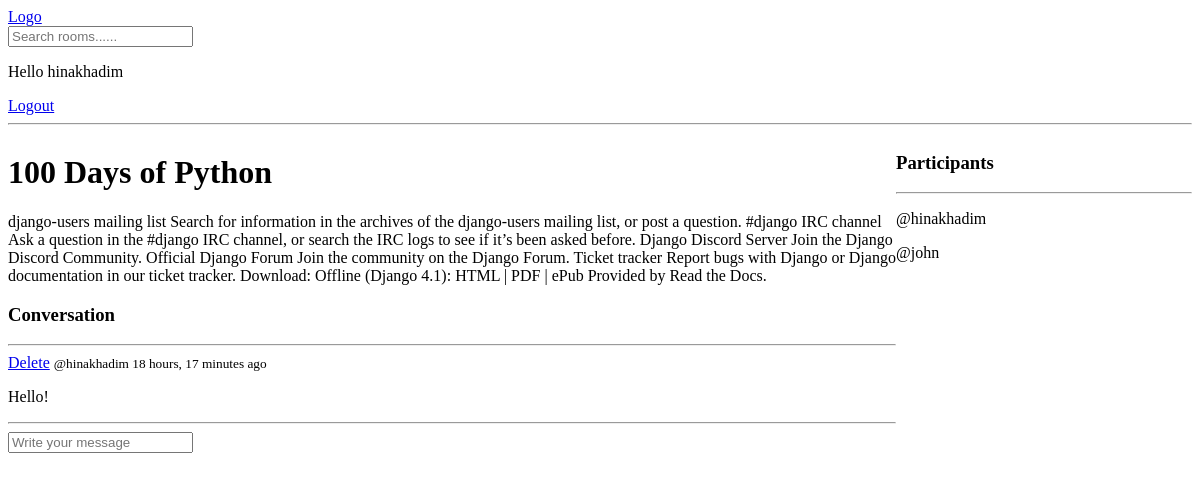
/room/2/ (signed in), run on the app's committed database.
### base/models.py (models this page shows, shortened)
class Room(models.Model):
    host = models.ForeignKey(User, on_delete=models.SET_NULL, null=True)
    topic = models.ForeignKey(Topic, on_delete=models.SET_NULL, null=True)
    name = models.CharField(max_length=200)
    description = models.TextField(null=True, blank=True)
    participants = models.ManyToManyField(
        User, related_name='participants', blank=True
    )
    updated = models.DateTimeField(auto_now=True)
    created = models.DateTimeField(auto_now_add=True)
    class Meta:
        ordering = ['-updated', '-created']

class Message(models.Model):
    user = models.ForeignKey(User, on_delete=models.SET_NULL, null=True)
    room = models.ForeignKey(Room, on_delete=models.SET_NULL, null=True)
    body = models.TextField()
    updated = models.DateTimeField(auto_now=True)
    created = models.DateTimeField(auto_now_add=True)

### base/views.py (the view, shortened to what this page needs)
# urls.py: path('room/<str:pk>/', views.room, name='room'),
def room(request, pk):
    room = Room.objects.get(id=pk)
    messages = room.message_set.all().order_by('-created')
    participants = room.participants.all()
    context = {'room': room, 'room_messages': messages,
               'participants': participants}
    return render(request, 'base/room.html', context)

### base/templates/base/room.html (shortened to what this page needs)
{% extends 'base/layout.html' %} {% block body %}
<div class="room-container">
  <div>
    <h1>{{room.name}}</h1>
    <p>{{room.description}}</p>
    <div class="comment">
      <h3>Conversation</h3>
      <hr />
      {% for message in room_messages %}
      <div>
        {% if request.user == message.user %}
        <a href="{% url 'base:delete-message' message.id %}">Delete</a>
        {% endif %}
        <small>@{{message.user}} {{message.created|timesince}} ago</small>
        <p>{{message.body}}</p>
        <hr />
      </div>
      {% endfor %}
    </div>
    {% if request.user.is_authenticated %}
    <div class="comment-form">
      <form action="" method="POST">
        <input type="text" name="body" placeholder="Write your message" />
      </form>
    </div>
  </div>
  <div>
    <h3>Participants</h3>
    <hr />
    {% for user in participants %}
    <div>
      <p>@{{user.username}}</p>
    </div>
    {% endfor %}
  </div>
</div>
{% endif %} {% endblock body %}

### base/templates/base/navbar.html
<a href="/">Logo</a>
<form method="GET" action='{% url "base:home" %}'>
  <input type="text" name="q" placeholder="Search rooms......" />
</form>
{% if request.user.is_authenticated %}
<p>Hello {{request.user}}</p>
<a href="{% url 'base:logout' %}">Logout</a>
{%else%}
<a href="{% url 'base:login' %}">Login</a>
{% endif %}
<hr />

### base/static/base/main.css (style rules this page uses)
.room-container { display: grid; grid-template-columns: 3fr 1fr; }

### data on the page
Room: name "100 Days of Python", description "django-users mailing list Search for information in the archives of the django-users mailing list, or post a question. #django IRC channel Ask a question in the #django IRC channel, or search the IRC logs to see if it’s been asked before. Django Discord Server Join the Django Discord Community. Official Django Forum Join the community on the Django Forum. Ticket tracker Report bugs with Django or Django documentation in our ticket tracker. Download: Offline (Django 4.1): HTML | PDF | ePub Provided by Read the Docs."
Message: shows "Delete", user "hinakhadim", created "18 hours, 17 minutes", body "Hello!"

### other printed values
{{ request.user }} "hinakhadim"
{{ user.username }} "hinakhadim"
{{ user.username }} "john"
